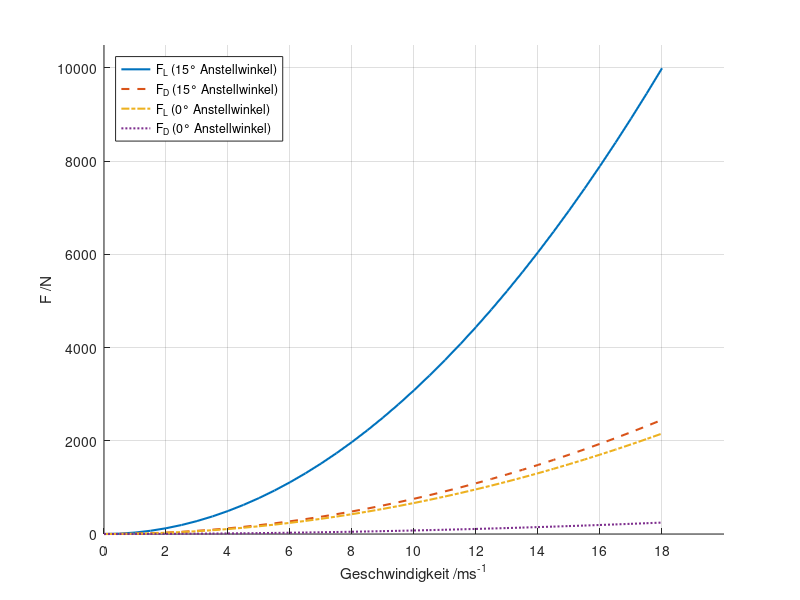

Reproduce this figure in MATLAB.
% =================== Lift- & Drag-Kräfte  ===================

roh = 1025;                          % Dichte Wasser [kg/m^3]
A = 0.059;                           % Fläche Frontwing [m^2]
v_vec = 0:0.5:18;                    % Geschwindigkeit [m/s]

% --- Kurve „15 Grad“ ---
Cl_15 = 1.02;
Cd_15 = 0.25;
FL_15 = 0.5 * roh .* v_vec.^2 * Cl_15 * A;
FD_15 = 0.5 * roh .* v_vec.^2 * Cd_15 * A;

% --- Kurve „0 Grad“ ---
Cl_0 = 0.22;
Cd_0 = 0.025;
FL_0 = 0.5 * roh .* v_vec.^2 * Cl_0 * A;
FD_0 = 0.5 * roh .* v_vec.^2 * Cd_0 * A;

% --- Plot ---
y_min = min([FL_15, FD_15, FL_0, FD_0]) * 1.05;
y_max = max([FL_15, FD_15, FL_0, FD_0]) * 1.05;

figure; hold on;

% Verschiedene Farben und Linienstile
plot(v_vec, FL_15, '-',  'LineWidth', 1.5, 'DisplayName', 'F_L (15° Anstellwinkel)');
plot(v_vec, FD_15, '--', 'LineWidth', 1.5, 'DisplayName', 'F_D (15° Anstellwinkel)');
plot(v_vec, FL_0,  '-.', 'LineWidth', 1.5, 'DisplayName', 'F_L (0° Anstellwinkel)');
plot(v_vec, FD_0,  ':',  'LineWidth', 1.5, 'DisplayName', 'F_D (0° Anstellwinkel)');

xlabel('Geschwindigkeit /ms^{-1}');
ylabel('F /N');
legend('Location', 'northwest');
%title('Lastfall 1: Lift- und Dragkräfte bei 0° und 15° Anstellwinkel');
ylim([y_min y_max]);
xticks(0:2:18);
grid on;
